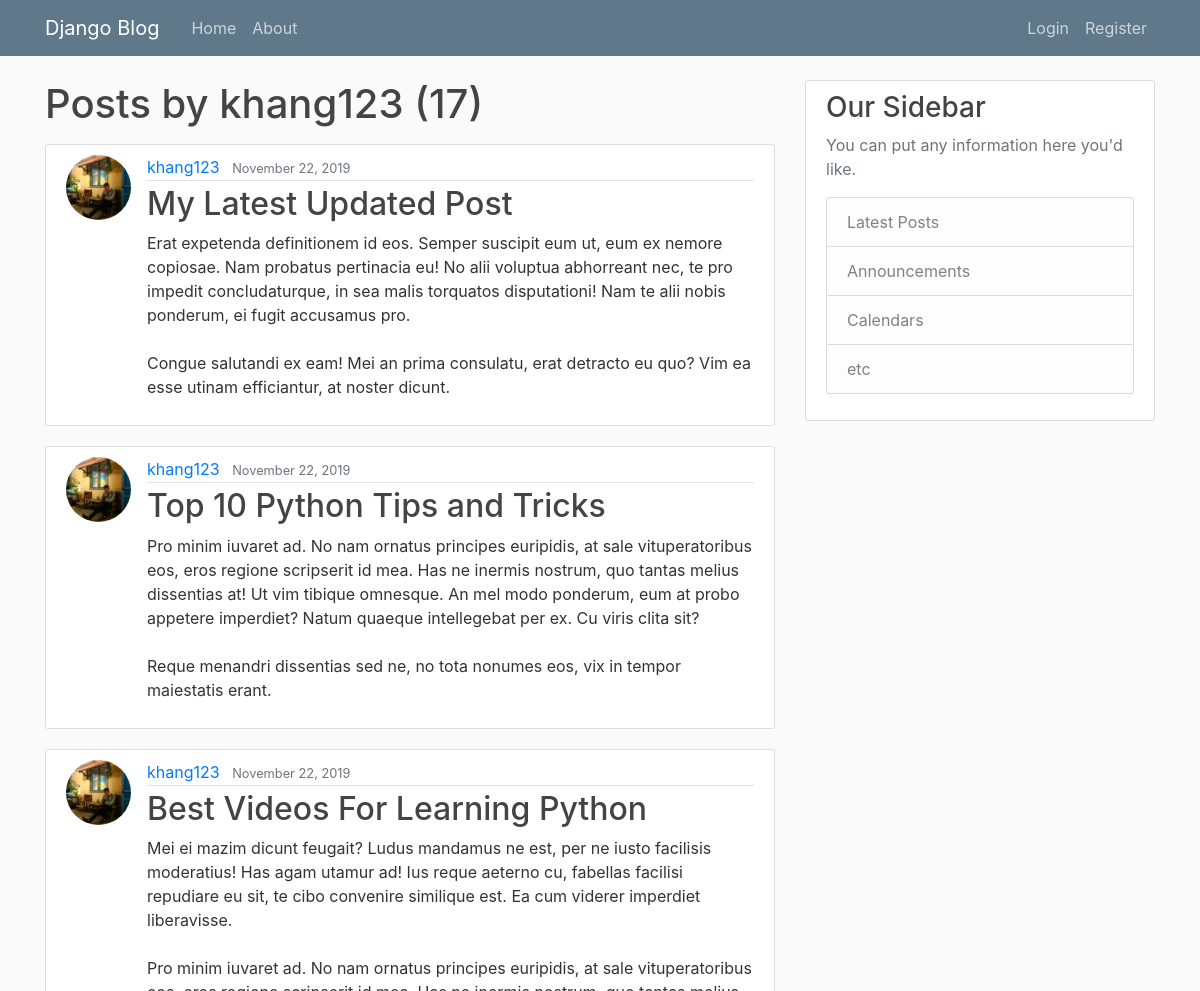
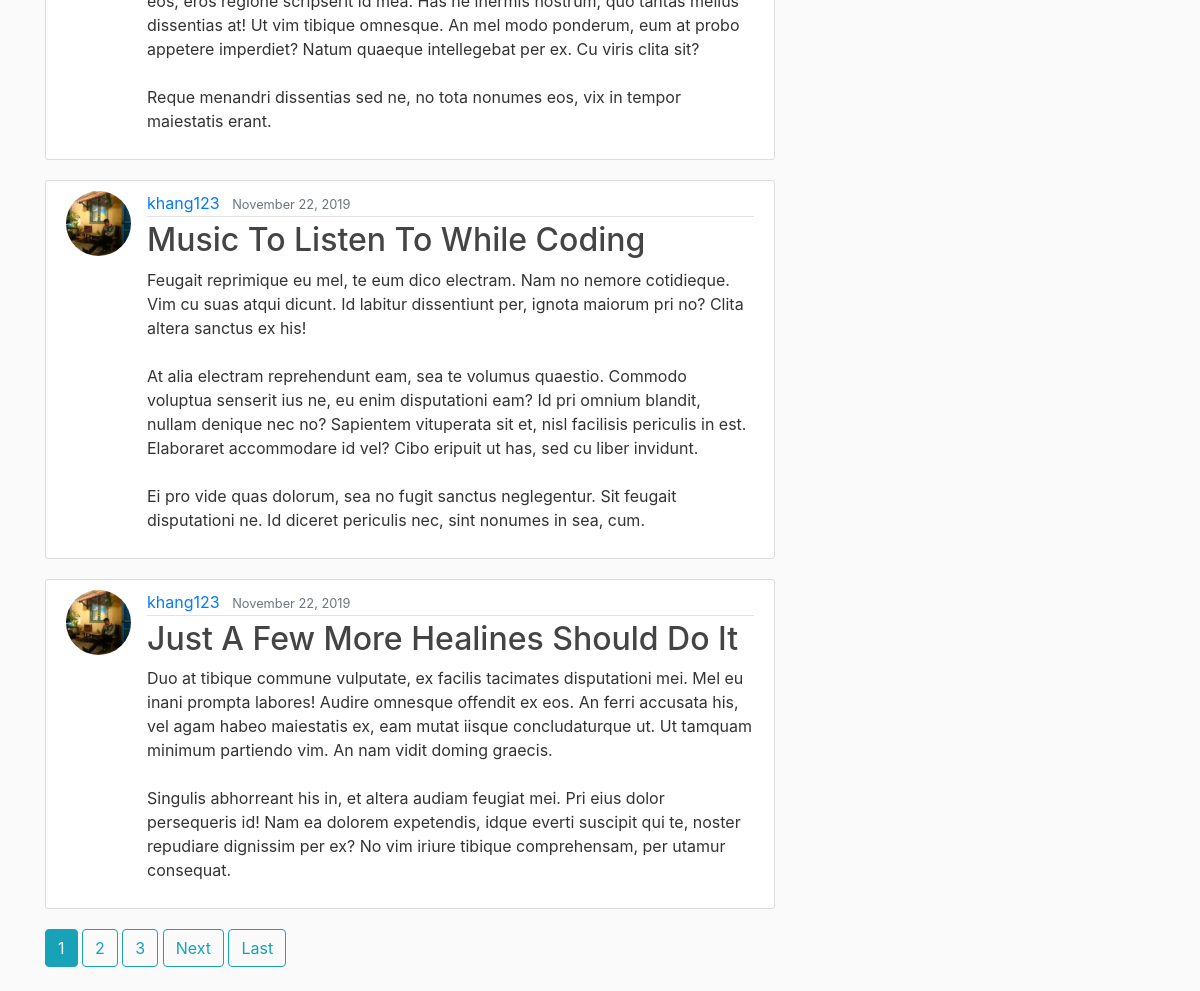
The page /user/khang123/ on the database as committed earlier (2 pictures, top to bottom).
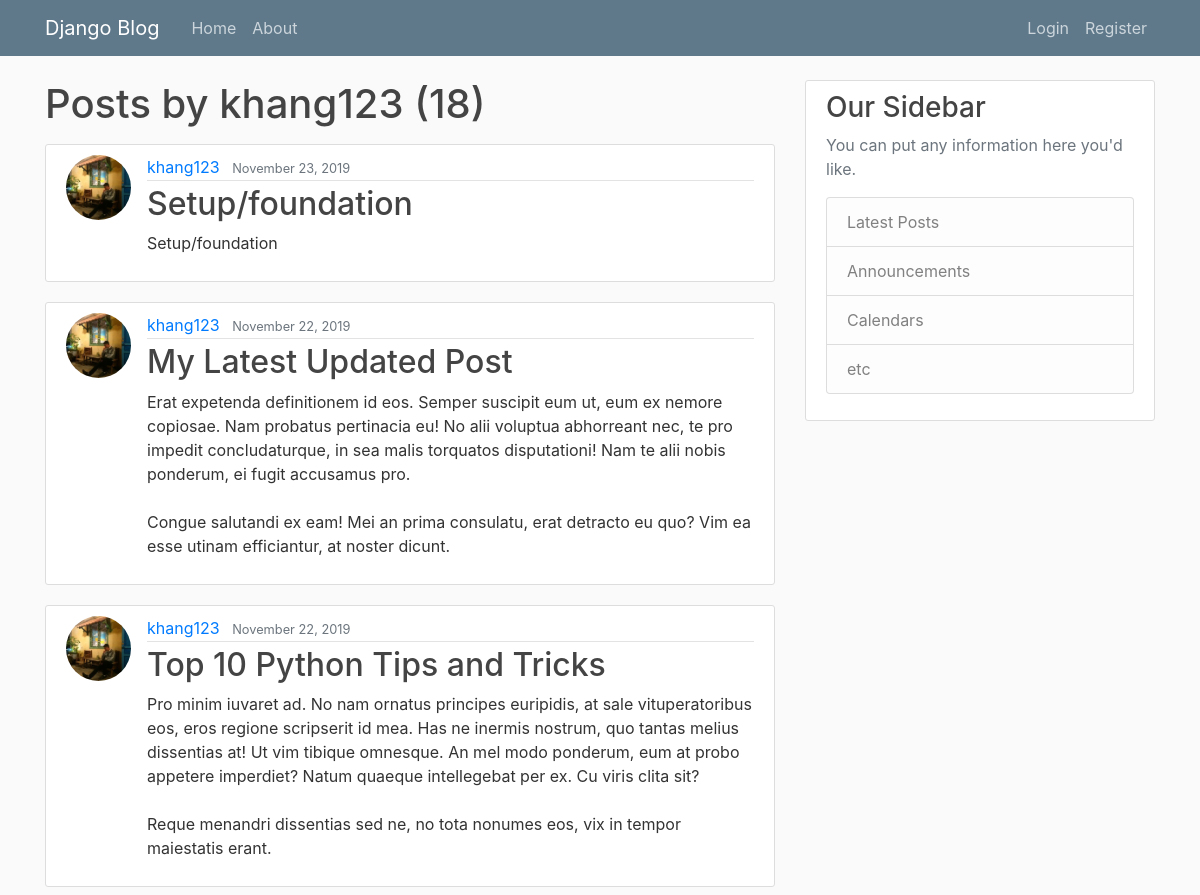
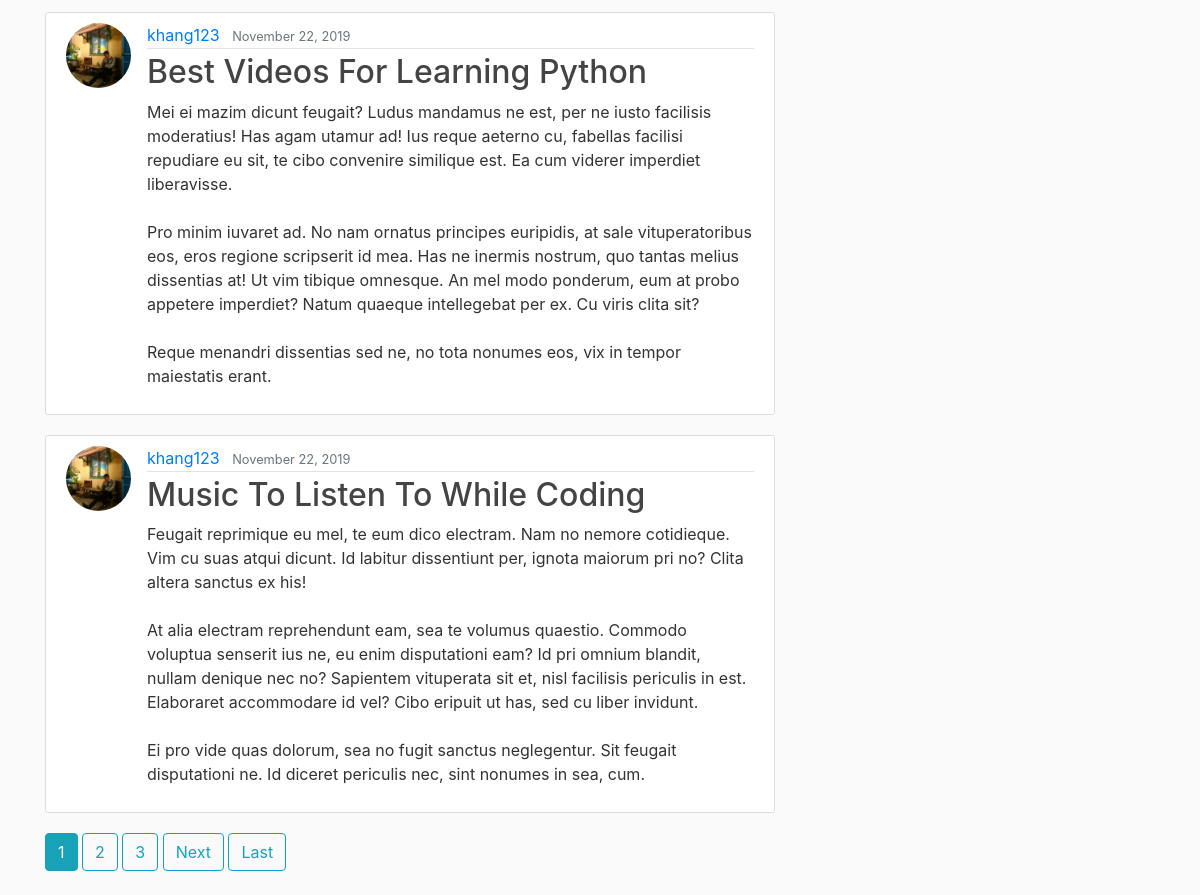
The same page on the database as committed later (2 pictures, top to bottom).
### blog/models.py (models this page shows, shortened)
class Post(models.Model):
    title = models.CharField(max_length=100)
    author = models.ForeignKey(User, on_delete=models.CASCADE)
    content = models.TextField()
    date_posted = models.DateTimeField(default=timezone.now)
    slug = models.SlugField(unique=True)

### users/models.py (models this page shows, shortened)
class Profile(models.Model):
    user = models.OneToOneField(User, on_delete=models.CASCADE)
    image = models.ImageField(default='default.jpg', upload_to='profile_pics')

### blog/views.py (the view)
# urls.py: path('user/<str:username>/', UserPostListView.as_view(), name='user-posts'),
class UserPostListView(ListView):
    model = Post
    template_name = 'blog/user_posts.html'
    context_object_name = 'posts'
    paginate_by = 5
    def get_queryset(self):
        user = get_object_or_404(User, username=self.kwargs.get('username'))
        return Post.objects.filter(author=user).order_by('-date_posted')

### blog/templates/blog/user_posts.html (shortened to what this page needs)
{% extends "blog/base.html" %}
{% block content %}
    <h1 class="mb-3">Posts by {{ view.kwargs.username }} ({{ page_obj.paginator.count }})</h1>
    {% for post in posts %}
        <article class="media content-section">
          <img class="rounded-circle article-img" src="{{ post.author.profile.image.url }}">
          <div class="media-body">
            <div class="article-metadata">
              <a class="mr-2" href="{% url 'user-posts' post.author.username %}">{{ post.author }}</a>
              <small class="text-muted">{{ post.date_posted|date:"F d, Y" }}</small>
            </div>
            <h2><a class="article-title" href="{% url 'post-detail' post.slug %}">{{ post.title }}</a></h2>
            <p class="article-content">{{ post.content }}</p>
          </div>
        </article>
    {% endfor %}
    {% if is_paginated %}
      {% for num in page_obj.paginator.page_range %}
        {% if page_obj.number == num %}
          <a class="btn btn-info mb-4" href="?page={{ num }}">{{ num }}</a>
        {% elif num > page_obj.number|add:'-3' and num < page_obj.number|add:'3' %}
          <a class="btn btn-outline-info mb-4" href="?page={{ num }}">{{ num }}</a>
        {% endif %}
      {% endfor %}
      {% if page_obj.has_next %}
        <a class="btn btn-outline-info mb-4" href="?page={{ page_obj.next_page_number }}">Next</a>
        <a class="btn btn-outline-info mb-4" href="?page={{ page_obj.paginator.num_pages }}">Last</a>
      {% endif %}
    {% endif %}
{% endblock content %}

### blog/templates/blog/base.html (shortened to what this page needs)
{% load static %}
<!DOCTYPE html>
<html lang="en">
<head>
    <link rel="stylesheet" href="https://maxcdn.bootstrapcdn.com/bootstrap/4.0.0/css/bootstrap.min.css">
    <link rel="stylesheet" type='text/css' href="{% static 'blog/main.css' %}">
</head>
<body>
    <header class="site-header">
      <nav class="navbar navbar-expand-md navbar-dark bg-steel fixed-top">
        <div class="container">
          <a class="navbar-brand mr-4" href="{% url 'blog-home' %}">Django Blog</a>
          <div class="collapse navbar-collapse" id="navbarToggle">
            <div class="navbar-nav mr-auto">
              <a class="nav-item nav-link" href="{% url 'blog-home' %}">Home</a>
              <a class="nav-item nav-link" href="{% url 'blog-about' %}">About</a>
            </div>
            <div class="navbar-nav">
              {% if user.is_authenticated %}
                <a class="nav-item nav-link" href="{% url 'post-create' %}">New Post</a>
                <a class="nav-item nav-link" href="{% url 'profile' %}">{{ user.username }} profile</a>
                <a class="nav-item nav-link" href="{% url 'logout' %}">logout</a>
              {% else %}
                <a class="nav-item nav-link" href="{% url 'login' %}">Login</a>
                <a class="nav-item nav-link" href="{% url 'register' %}">Register</a>
              {% endif %}
            </div>
          </div>
        </div>
      </nav>
    </header>
    <main role="main" class="container">
      <div class="row">
        <div class="col-md-8">
          {% block content %}{% endblock %}
        </div>
        <div class="col-md-4">
          <div class="content-section">
            <h3>Our Sidebar</h3>
            <p class='text-muted'>You can put any information here you'd like.
              <ul class="list-group">
                <li class="list-group-item list-group-item-light">Latest Posts</li>
                <li class="list-group-item list-group-item-light">Announcements</li>
                <li class="list-group-item list-group-item-light">Calendars</li>
                <li class="list-group-item list-group-item-light">etc</li>
              </ul>
            </p>
          </div>
        </div>
      </div>
    </main>
</body>
</html>

### blog/static/blog/main.css (style rules this page uses)
body { background: #fafafa; color: #333333; margin-top: 5rem; }
h1, h2, h3, h4, h5, h6 { color: #444444; }
ul { margin: 0; }
.bg-steel { background-color: #5f788a; }
.site-header .navbar-nav .nav-link { color: #cbd5db; }
.content-section { background: #ffffff; padding: 10px 20px; border: 1px solid #dddddd; border-radius: 3px; margin-bottom: 20px; }
.article-title { color: #444444; }
.article-content { white-space: pre-line; }
.article-img { height: 65px; width: 65px; margin-right: 16px; }
.article-metadata { padding-bottom: 1px; margin-bottom: 4px; border-bottom: 1px solid #e3e3e3 }

Rows that differ between the two databases and show on the page:
no longer on this page (row unchanged): Post: author.profile.image (picture), author "khang123", date_posted "November 22, 2019", title "Just A Few More Healines Should Do It", content "Duo at tibique commune vulputate, ex facilis tacimates disputationi mei. Mel eu inani prompta labores! Audire omnesque offendit ex eos. An ferri accusata his, vel agam habeo maiestatis ex, eam mutat iisque concludaturque ut. Ut tamquam minimum partiendo vim. An nam vidit doming graecis. Singulis abhorreant his in, et altera audiam feugiat mei. Pri eius dolor persequeris id! Nam ea dolorem expetendis, idque everti suscipit qui te, noster repudiare dignissim per ex? No vim iriure tibique comprehensam, per utamur consequat."
added Post: author.profile.image (picture), author "khang123", date_posted "November 23, 2019", title "Setup/foundation", content "Setup/foundation"
Other text that changed with them:
{{ page_obj.paginator.count }}: "17" → "18"
